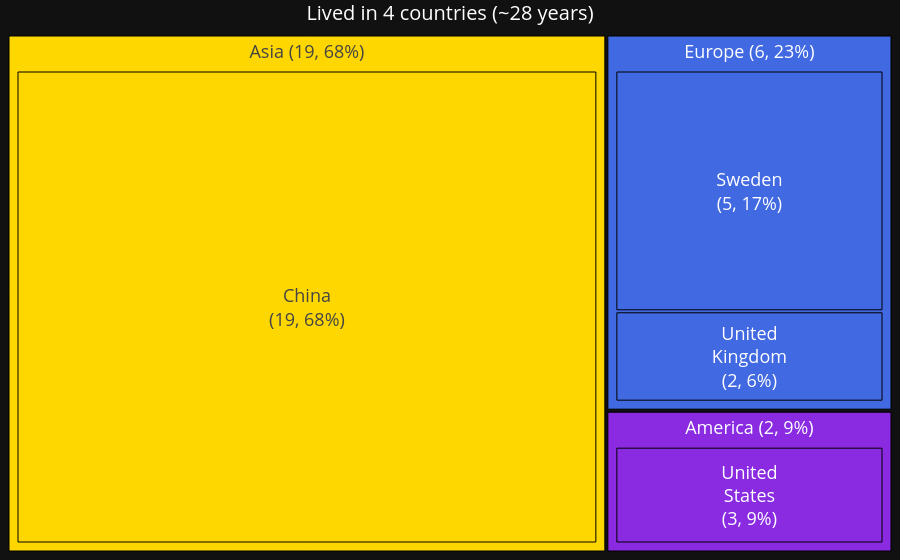

Write notebook code for a chart like this one.
### Code cell
NUM_COLS = df.select_dtypes(include='number').columns.tolist()
df_country = df.groupby(['country','continent'])[NUM_COLS].sum().reset_index()
df_country = add_country_codes(df_country.copy())
df_country['total_years'] = df_country['total_days']/365
display(df_country.head())

df_country_lived = df_country[df_country['country'].isin(COUNTRIES_LIVED)]
n_country_lived = df_country_lived.country.nunique()
t_country_lived = df_country_lived.total_years.sum()

create_tree(
    df=df_country_lived,
    feat='country',
    var='total_years',
    flag='continent',
    group_flag=True,
    color_dict=COLOR_DICT,
    font_size_dict=FONT_SIZE_DICT,
    title=f'Lived in {n_country_lived} countries (~{t_country_lived:.0f} years)',
    threshold=1,
    threshold_global=False,
    save_path='../attachments/tree_travel_all.html',
    #save_path=None
    )

### Figure 1 — Plotly figure (JSON) as saved in the notebook; plotly's stock layout.template omitted (floating-point values rounded to 4 significant figures)
{"data": [{"branchvalues": "total", "hoverinfo": "none", "ids": ["America", "Asia", "Europe", "America | United<br>States", "Asia | China", "Europe | Sweden", "Europe | United<br>Kingdom"], "labels": ["<br><br>America (2, 9%)", "<br><br>Asia (19, 68%)", "<br><br>Europe (6, 23%)", "United<br>States", "China", "Sweden", "United<br>Kingdom"], "marker": {"colors": ["blueviolet", "gold", "royalblue", "blueviolet", "gold", "royalblue", "royalblue"], "line": {"color": "black", "width": 1}}, "parents": ["", "", "", "America", "Asia", "Europe", "Europe"], "textfont": {"size": 18}, "textinfo": "label+value+percent root", "textposition": "middle center", "texttemplate": "%{label}<br>(%{value:.0f}, %{percentRoot:.0%})", "type": "treemap", "values": [2.501, 19.12, 6.635, 2.501, 19.12, 4.824, 1.811]}], "layout": {"font": {"color": "white", "size": 18}, "margin": {"b": 0, "l": 0, "r": 0, "t": 0}, "title": {"font": {"size": 20}, "text": "Lived in 4 countries (~28 years)", "x": 0.5, "xanchor": "center", "y": 0.99, "yanchor": "top"}, "uniformtext": {"minsize": 18, "mode": "show"}}}
